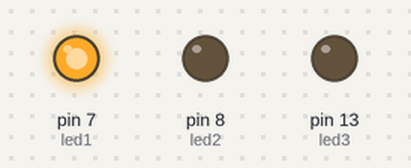
This sketch was run on a simulated Arduino Uno, built with avr-gcc and run on an emulated ATmega328P. On the bench: output pins drawn as LEDs (lit = HIGH).

Above: at 0.5 s.
At 1.2 s:
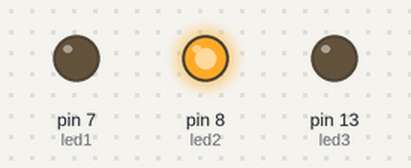
At 1.7 s:
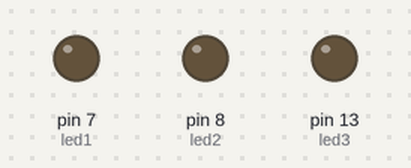
At 3.5 s:
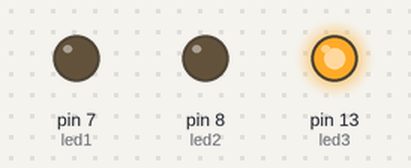
Timing chart, 0 to 5.2 s (numbered marks = the images above):
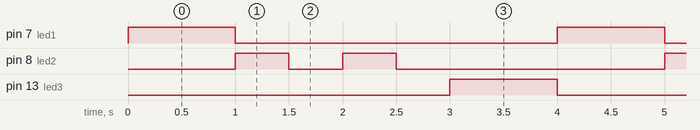

Measured:
- by itself, pin 7 (led1), pin 13 (led3): alternates HIGH for 1.0 s and LOW for 3.0 s
- by itself, pin 8 (led2): repeats every 4.0 s: LOW 0.50 s, HIGH 0.50 s, LOW 2.5 s, HIGH 0.50 s
- by itself, everything shown: repeats every 4.0 s, in 6 steps

The sketch:

sketch_feb02a.ino
```cpp
/////Trafic Light single


int led1 = 7;
int led2=8;
int led3=13;

void setup() {
pinMode(led1,OUTPUT);
pinMode(led2,OUTPUT);
pinMode(led3,OUTPUT);

}

void loop() {
  digitalWrite(led1,HIGH);
  digitalWrite(led2,LOW);
  digitalWrite(led3,LOW);

  delay(1000);

  digitalWrite(led1,LOW);
  digitalWrite(led2,HIGH);
    digitalWrite(led3,LOW);

  delay(500);

  digitalWrite(led2,LOW);
   delay(500);

  digitalWrite(led2,HIGH);
   delay(500);

  digitalWrite(led2,LOW);
   delay(500);

  digitalWrite(led2,HIGH);


  digitalWrite(led1,LOW);
  digitalWrite(led2,LOW);
    digitalWrite(led3,HIGH);

  delay(1000);

}
```
